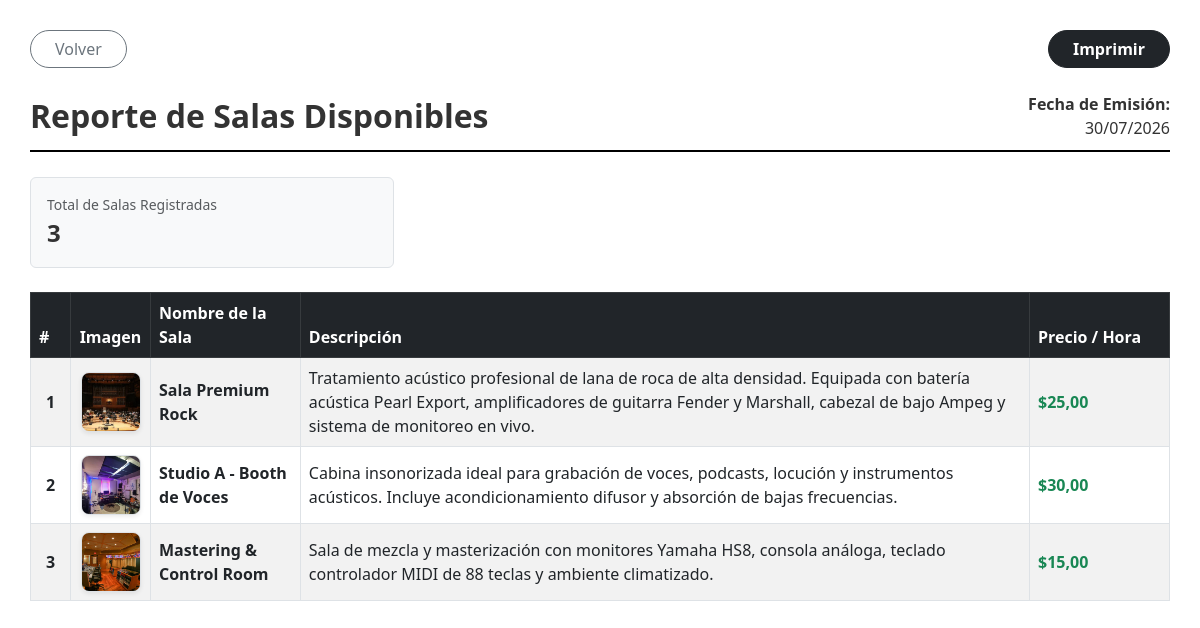
The app's page /reporte-salas/ (signed in) with its own data.
### estudio/models.py (models this page shows, shortened)
class Sala(models.Model):
    nombre = models.CharField(max_length=100)
    descripcion = models.TextField(blank=True, null=True)
    precio_hora = models.DecimalField(max_digits=8, decimal_places=2)
    imagen = models.ImageField(upload_to='salas/', blank=True, null=True)

### estudio/views.py (the view)
# urls.py: path('reporte-salas/', views.reporte_salas, name='reporte_salas'),
@login_required(login_url='login')
@user_passes_test(es_admin)
def reporte_salas(request):
    salas = Sala.objects.all()
    total_salas = salas.count()
    fecha_hoy = date.today().strftime("%d/%m/%Y")
    context = {
        'salas': salas,
        'total_salas': total_salas,
        'fecha_hoy': fecha_hoy,
    }
    return render(request, 'estudio/reporte_salas.html', context)

### estudio/views.py (called while the page is built)
def es_admin(user):
    return user.is_staff or user.is_superuser

### estudio/templates/estudio/reporte_salas.html (shortened to what this page needs)
<!DOCTYPE html>
<html lang="es">
<head>
    <link href="https://cdn.jsdelivr.net/npm/bootstrap@5.3.0/dist/css/bootstrap.min.css" rel="stylesheet">
</head>
<body>
    <div class="d-flex justify-content-between align-items-center mb-4 no-print">
        <a href="{% url 'salas' %}" class="btn btn-outline-secondary rounded-pill px-4">
            Volver
        </a>
        <button onclick="window.print()" class="btn btn-dark rounded-pill px-4 fw-bold">
            Imprimir
        </button>
    </div>
    <div class="header-title d-flex justify-content-between align-items-center">
        <div>
            <h2 class="fw-bold mb-0">Reporte de Salas Disponibles</h2>
        </div>
        <div class="text-end">
            <p class="mb-0 fw-bold">Fecha de Emisión:</p>
            <span>{{ fecha_hoy }}</span>
        </div>
    </div>
    <div class="row mb-4">
        <div class="col-4">
            <div class="p-3 border rounded bg-light">
                <span class="text-muted d-block small">Total de Salas Registradas</span>
                <strong class="fs-4">{{ total_salas }}</strong>
            </div>
        </div>
    </div>
    <table class="table table-striped table-bordered align-middle">
        <thead class="table-dark">
            <tr>
                <th style="width: 40px;">#</th>
                <th style="width: 80px;" class="text-center">Imagen</th>
                <th>Nombre de la Sala</th>
                <th>Descripción</th>
                <th style="width: 140px;">Precio / Hora</th>
            </tr>
        </thead>
        <tbody>
            {% for sala in salas %}
                <tr>
                    <td class="text-center fw-bold">{{ forloop.counter }}</td>
                    <td class="text-center">
                        {% if sala.imagen %}
                            <img src="{{ sala.imagen.url }}" alt="{{ sala.nombre }}" class="img-reporte border shadow-sm">
                        {% else %}
                            <span class="badge bg-secondary">Sin foto</span>
                        {% endif %}
                    </td>
                    <td class="fw-bold">{{ sala.nombre }}</td>
                    <td>{{ sala.descripcion|default:"Sin descripción" }}</td>
                    <td class="fw-bold text-success">${{ sala.precio_hora }}</td>
                </tr>
            {% empty %}
                <tr>
                    <td colspan="5" class="text-center text-muted py-4">
                        No hay salas registradas actualmente en el sistema.
                    </td>
                </tr>
            {% endfor %}
        </tbody>
    </table>
</body>
</html>

### estudio/templates/estudio/reporte_salas.html (style rules this page uses)
body { font-family: 'Segoe UI', Tahoma, Geneva, Verdana, sans-serif; background-color: #fff; color: #333; padding: 30px; }
.header-title { border-bottom: 2px solid #000; padding-bottom: 10px; margin-bottom: 25px; }
.img-reporte { width: 60px; height: 60px; object-fit: cover; border-radius: 8px; }

### records on screen
Sala: imagen (picture), nombre "Sala Premium Rock", descripcion "Tratamiento acústico profesional de lana de roca de alta densidad. Equipada con batería acústica Pearl Export, amplificadores de guitarra Fender y Marshall, cabezal de bajo Ampeg y sistema de monitoreo en vivo.", precio_hora "25,00"
Sala: imagen (picture), nombre "Studio A - Booth de Voces", descripcion "Cabina insonorizada ideal para grabación de voces, podcasts, locución y instrumentos acústicos. Incluye acondicionamiento difusor y absorción de bajas frecuencias.", precio_hora "30,00"
Sala: imagen (picture), nombre "Mastering & Control Room", descripcion "Sala de mezcla y masterización con monitores Yamaha HS8, consola análoga, teclado controlador MIDI de 88 teclas y ambiente climatizado.", precio_hora "15,00"

### other values on screen
{{ total_salas }} "3"
